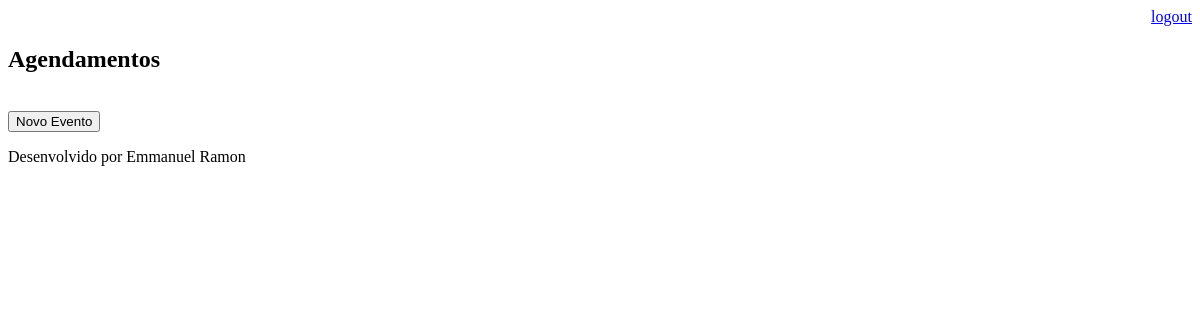
Before: /agenda/ (signed in) with the older database file.
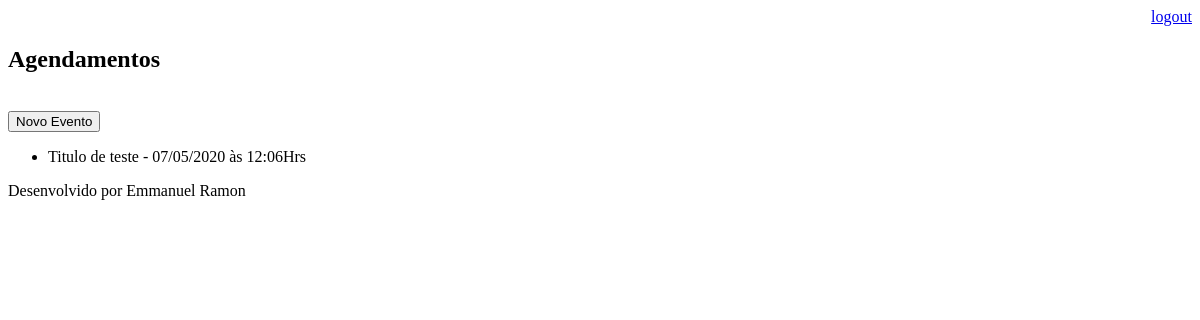
After: the same page with the newer database file.
### core/models.py (models this page shows, shortened)
class Evento(models.Model):
	titulo    = models.CharField(max_length=100)
	descricao = models.TextField(blank=True, null=True)
	data_evento = models.DateTimeField(verbose_name='Data do Evento')#verbose customiza
	data_criacao = models.DateTimeField(auto_now=True)
	usuario = models.ForeignKey(User, on_delete=models.CASCADE)
	class Meta:
		db_table = 'evento'
	def get_data_evento(self):
		return self.data_evento.strftime('%d/%m/%Y às %H:%MHrs')

### core/views.py (the view)
# urls.py: path('agenda/', views.lista_eventos),
@login_required(login_url='/login/')
def lista_eventos(request):
	usuario = request.user
	eventos = Evento.objects.filter(usuario=usuario)
	dados = {'eventos': eventos}
	return render(request, 'agenda.html', dados)

### templates/agenda.html
{% extends "model-page.html" %}
{% block content %}
	<h2>Agendamentos</h2>
	<br>
	<a href="evento/">
		<button name="evento">Novo Evento</button>
	</a>
	<ul>
		{% for evento in eventos %}
		<li>{{ evento.titulo }} - {{ evento.get_data_evento }}</li>
		{% endfor %}
	</ul>
{% endblock %}

Changed rows visible on the page:
added Evento: titulo "Titulo de teste", get_data_evento "07/05/2020 às 12:06Hrs"
